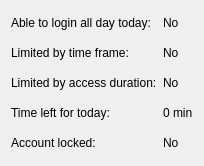
<?xml version="1.0" encoding="UTF-8"?>
<ui version="4.0">
 <class>Form</class>
 <widget class="QWidget" name="Form">
  <property name="geometry">
   <rect>
    <x>0</x>
    <y>0</y>
    <width>198</width>
    <height>144</height>
   </rect>
  </property>
  <property name="windowTitle">
   <string>Form</string>
  </property>
  <layout class="QGridLayout" name="gridLayout">
   <item row="0" column="0">
    <widget class="QLabel" name="lbAllDayLogin">
     <property name="minimumSize">
      <size>
       <width>0</width>
       <height>24</height>
      </size>
     </property>
     <property name="layoutDirection">
      <enum>Qt::RightToLeft</enum>
     </property>
     <property name="frameShape">
      <enum>QFrame::NoFrame</enum>
     </property>
     <property name="text">
      <string>Able to login all day today:</string>
     </property>
    </widget>
   </item>
   <item row="0" column="1">
    <widget class="QLabel" name="lbAllDayLoginStatus">
     <property name="text">
      <string>No</string>
     </property>
    </widget>
   </item>
   <item row="1" column="0">
    <widget class="QLabel" name="lbLimit">
     <property name="minimumSize">
      <size>
       <width>0</width>
       <height>24</height>
      </size>
     </property>
     <property name="layoutDirection">
      <enum>Qt::RightToLeft</enum>
     </property>
     <property name="text">
      <string>Limited by time frame:</string>
     </property>
    </widget>
   </item>
   <item row="1" column="1">
    <widget class="QLabel" name="lbBoundStatus">
     <property name="text">
      <string>No</string>
     </property>
    </widget>
   </item>
   <item row="2" column="0">
    <widget class="QLabel" name="lbBound">
     <property name="minimumSize">
      <size>
       <width>0</width>
       <height>24</height>
      </size>
     </property>
     <property name="layoutDirection">
      <enum>Qt::RightToLeft</enum>
     </property>
     <property name="text">
      <string>Limited by access duration:</string>
     </property>
    </widget>
   </item>
   <item row="2" column="1">
    <widget class="QLabel" name="lbLimitStatus">
     <property name="text">
      <string>No</string>
     </property>
    </widget>
   </item>
   <item row="3" column="0">
    <widget class="QLabel" name="lbTimeLeft">
     <property name="minimumSize">
      <size>
       <width>0</width>
       <height>24</height>
      </size>
     </property>
     <property name="layoutDirection">
      <enum>Qt::RightToLeft</enum>
     </property>
     <property name="text">
      <string>Time left for today:</string>
     </property>
    </widget>
   </item>
   <item row="3" column="1">
    <widget class="QLabel" name="lbTimeLeftStatus">
     <property name="text">
      <string>0 min</string>
     </property>
    </widget>
   </item>
   <item row="4" column="0">
    <widget class="QLabel" name="lbLock">
     <property name="minimumSize">
      <size>
       <width>0</width>
       <height>24</height>
      </size>
     </property>
     <property name="layoutDirection">
      <enum>Qt::RightToLeft</enum>
     </property>
     <property name="text">
      <string>Account locked:</string>
     </property>
    </widget>
   </item>
   <item row="4" column="1">
    <widget class="QLabel" name="lbLockStatus">
     <property name="text">
      <string>No</string>
     </property>
    </widget>
   </item>
  </layout>
 </widget>
 <resources/>
 <connections/>
</ui>
